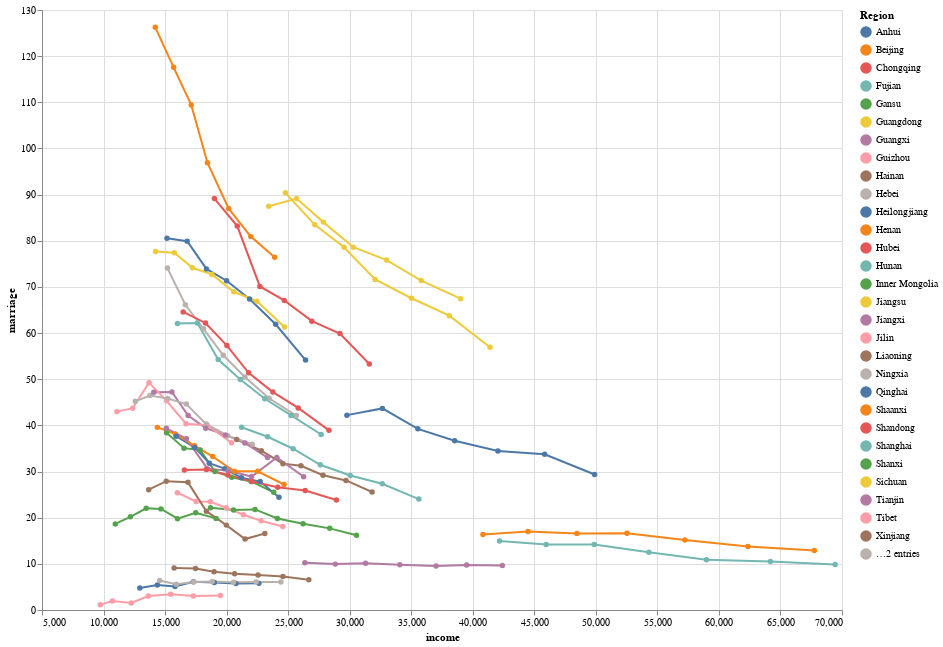

The notebook cell saved with this chart:
### Code cell
alt.Chart(merged_df).mark_line(point=True).encode(
    x=alt.X('income'),
    y='marriage',
    color='Region',
    tooltip=['Region', 'income', 'marriage', 'year']
).properties(
    width=800,
    height=600
)

### Figure 1 — Vega-Lite specification as saved in the notebook (floating-point values rounded to 4 significant figures; data arrays with more than 128 entries replaced by an {"elided": "..."} marker saying what was removed)
{"config": {"view": {"continuousWidth": 400, "continuousHeight": 300}}, "data": {"name": "data-92f52614f36201dd36589e2c4bb3d1c3"}, "mark": {"type": "line", "point": true}, "encoding": {"color": {"type": "nominal", "field": "Region"}, "tooltip": [{"type": "nominal", "field": "Region"}, {"type": "quantitative", "field": "income"}, {"type": "quantitative", "field": "marriage"}, {"type": "nominal", "field": "year"}], "x": {"type": "quantitative", "field": "income"}, "y": {"type": "quantitative", "field": "marriage"}}, "height": 600, "width": 800, "$schema": "https://vega.github.io/schema/vega-lite/v4.8.1.json", "datasets": {"data-92f52614f36201dd36589e2c4bb3d1c3": {"elided": "217 records"}}}
